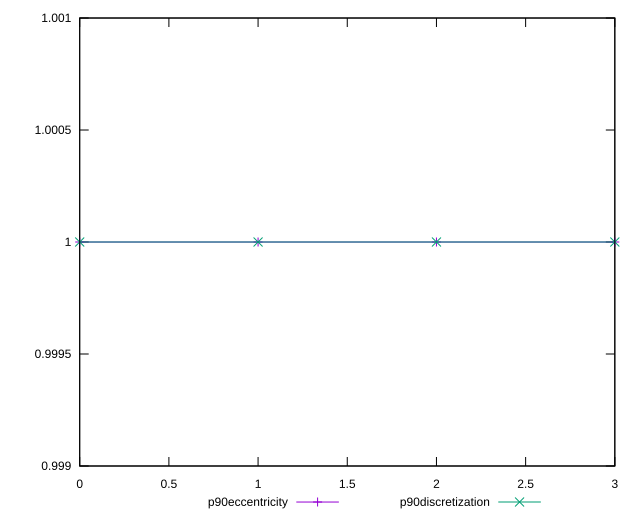

This chart was generated by the following gnuplot code:
reset

$p90Eccentricity <<EOF
0 1.0000000000000007
1 0.9999999999999992
2 1.0000000000000002
3 1.0000000000000002
EOF

$p90Discretization <<EOF
0 1
1 1
2 1
3 1
EOF

set key outside below
set xrange [0:3]
set yrange [0.9989999999999992:1.0010000000000006]
set trange [0.9989999999999992:1.0010000000000006]
set terminal svg size 640, 520 enhanced background rgb 'white'
set output "reports/report_00027_2021-02-24T12-40-31.850Z/largest-contentful-paint/progression/eccentricity.svg"

plot $p90Eccentricity title "p90eccentricity" with linespoints, \
     $p90Discretization title "p90discretization" with linespoints

reset
